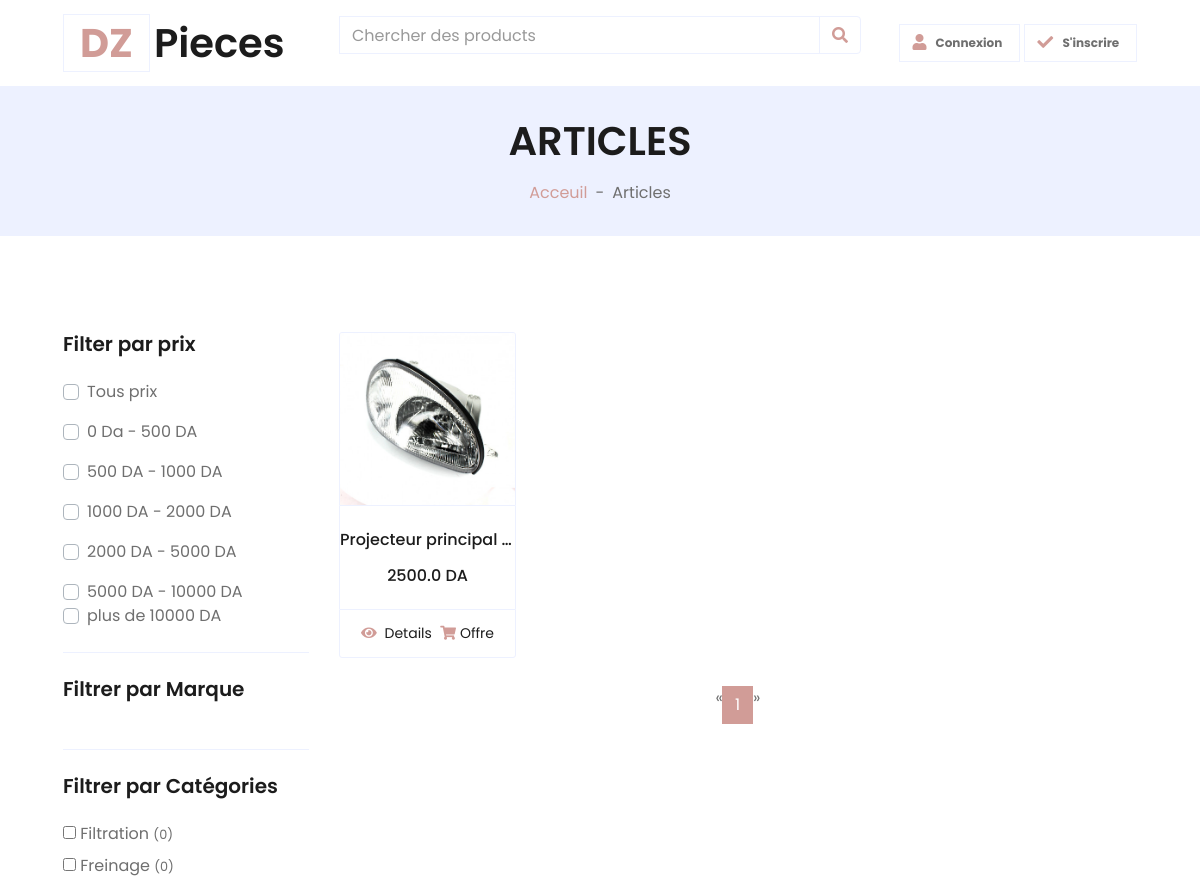
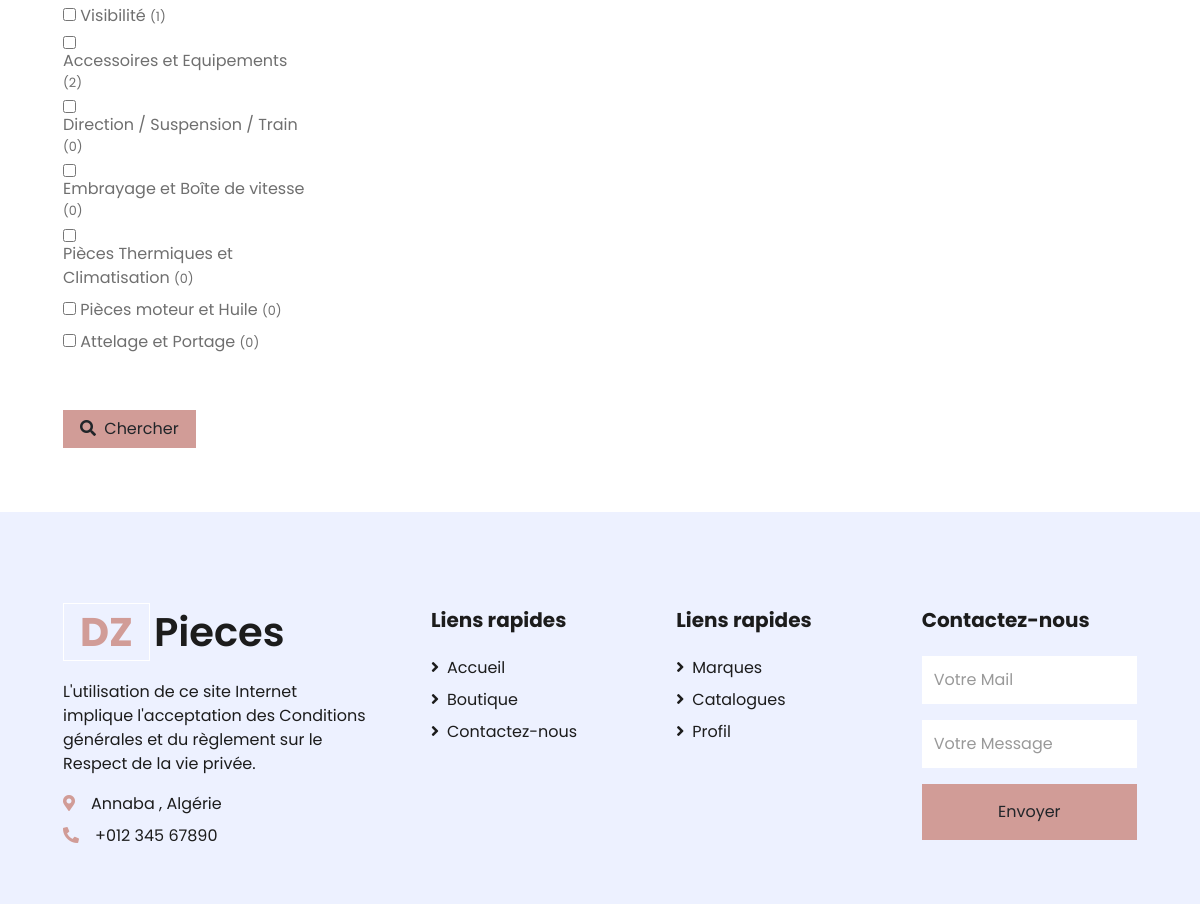
Page /brand/3/ on the committed database (2 pictures, top to bottom).
### Shop/models.py (models this page shows, shortened)
class Catalogue(models.Model):
    title = models.CharField(max_length=200, null=False)
    description = models.CharField(max_length=200)
    image =models.ImageField(null=True, blank=True)
    @property
    def get_total(self):
        mark = Catalogue.objects.get(pk=self.id)
        products = mark.catalog.all()
        total_cata = products.filter(catalog=self.id).count()
        return total_cata

class Product(models.Model):
    by = models.ForeignKey('auth.user', on_delete=models.SET_NULL, null=True, blank=True, )
    name = models.CharField(max_length=200 , null=True)
    catalog = models.ForeignKey(Catalogue,null=True, blank=True,related_name='catalog',on_delete=models.CASCADE)
    brand = models.ForeignKey(Brand,null=True, blank=True,related_name='brand',on_delete=models.CASCADE)
    price = models.FloatField()
    Product_details  = models.CharField(max_length=1000 , null=True)
    Téléphone = models.CharField(max_length=200 , null=True , blank=True)
    Addresse = models.CharField(max_length=200 , null=True , blank=True)
    created_at = models.DateTimeField(auto_now_add=True)
    image =models.ImageField(null=True, blank=True,upload_to='images/')
    @property
    def imageURL (self):
        try:
            url = self.image.url
        except :
            url =''
        return url

### Shop/views.py (the view)
# urls.py: path('brand/<int:brand_id>/', shopitembrand, name='shopitembrand'),
def shopitembrand(request,brand_id):
    mark = Brand.objects.get(pk=brand_id)
    catalogues = Catalogue.objects.all()
    products = mark.brand.all()
    page = request.GET.get('page', 1)
    paginator = Paginator(products, 9)
    try:
        products = paginator.page(page)
    except PageNotAnInteger:
        products = paginator.page(1)
    except EmptyPage:
        products = paginator.page(paginator.num_pages)
    context = { 'catalogues': catalogues, 'products': products}
    return render(request, 'Shop/ShopByCatalogue.html', context)

### Shop/templates/Shop/ShopByCatalogue.html (shortened to what this page needs)
{% extends "Shop/Main.html" %}
{% block content %}
<div class="container-fluid bg-secondary mb-5" xmlns="http://www.w3.org/1999/html">
        <div class="d-flex flex-column align-items-center justify-content-center" style="min-height: 150px">
            <h1 class="font-weight-semi-bold text-uppercase mb-3">Articles</h1>
            <div class="d-inline-flex">
                <p class="m-0"><a href="">Acceuil</a></p>
                <p class="m-0 px-2">-</p>
                <p class="m-0">Articles</p>
            </div>
        </div>
    </div>
    <div class="container-fluid pt-5">
        <div class="row px-xl-5">
            <div class="col-lg-3 col-md-12">
                 <form method="GET" action=".">
                <div class="border-bottom mb-4 pb-4">
                    <h5 class="font-weight-semi-bold mb-4">Filter par prix</h5>
                        <div class="custom-control custom-checkbox d-flex align-items-center justify-content-between mb-3">
                            <label class="custom-control-label" for="price-all">Tous prix</label>
                        </div>
                        <div class="custom-control custom-checkbox d-flex align-items-center justify-content-between mb-3">
                            <label class="custom-control-label"  for="price-1">0 Da - 500 DA</label>
                        </div>
                        <div class="custom-control custom-checkbox d-flex align-items-center justify-content-between mb-3">
                            <label class="custom-control-label" for="price-2">500 DA - 1000 DA</label>
                        </div>
                        <div class="custom-control custom-checkbox d-flex align-items-center justify-content-between mb-3">
                            <label class="custom-control-label" for="price-3">1000 DA - 2000 DA</label>
                        </div>
                        <div class="custom-control custom-checkbox d-flex align-items-center justify-content-between mb-3">
                            <label class="custom-control-label" for="price-4">2000 DA - 5000 DA</label>
                        </div>
                        <div class="custom-control custom-checkbox d-flex align-items-center justify-content-between">
                            <label class="custom-control-label" for="price-5">5000 DA - 10000 DA</label>
                        </div>
                         <div class="custom-control custom-checkbox d-flex align-items-center justify-content-between">
                            <label class="custom-control-label" for="price-5"> plus de 10000 DA</label>
                        </div>
                </div>
                <div class="border-bottom mb-4 pb-4">
                    <h5 class="font-weight-semi-bold mb-4">Filtrer par Marque </h5>
                </div>
                <div class="mb-5">
                    <h5 class="font-weight-semi-bold mb-4">Filtrer par Catégories</h5>
                        {% for cat in catalogues%}
                       <div class="input-checkbox">
								<input type="checkbox" id="{{cat.id}}" name="catalog" value="{{cat.title}}" class="checkbox-filter">
								<label for="{{brand.id}}">
									{{cat.title}}
									<small>({{cat.get_total}})</small>
								</label>
							</div>
                       {% endfor %}
                </div>
                <button  class="btn btn-primary px-3"><i  class="fa fa-search  mr-1"></i> Chercher </button>
                 </form>
            </div>
            <div class="col-lg-9 col-md-12">
                <div class="row pb-3">
                   {% for product in products %}
            <div class="col-lg-3 col-md-6 col-sm-12 pb-1">
                <div class="card product-item border-0 mb-4">
                    <div class="card-header product-img position-relative overflow-hidden bg-transparent border p-0">
                        <img class="img-fluid w-100" src="{{product.imageURL}}" alt="">
                    </div>
                    <div class="card-body border-left border-right text-center p-0 pt-4 pb-3">
                        <h6 class="text-truncate mb-3">{{product.name}}</h6>
                        <div class="d-flex justify-content-center">
                            <h6>{{product.price}} DA</h6>
                        </div>
                    </div>
                    <div class="card-footer d-flex justify-content-between bg-light border">
                        <a href="{% url 'productdetail' product.id %}" class="btn btn-sm text-dark p-0"><i class="fas fa-eye text-primary mr-1"></i>  Details</a>
                        <a href="{% url 'offredetail' product.id %}" class="btn btn-sm text-dark p-0"><i class="fas fa-shopping-cart text-primary mr-1"></i>Offre</a>
                    </div>
                </div>
            </div>
        {% endfor  %}
                    <div class="col-12 pb-1">
                        <nav aria-label="Page navigation">
                            <ul class="pagination justify-content-center mb-3">
                                {% if products.has_previous %}
                                <li class="page-item disabled">
                                    <a class="page-link" href="#" aria-label="Previous">
                                            {% else %}
                                        <span aria-hidden="true">&laquo;</span>
                                {% endif %}
                                {% for i in products.paginator.page_range %}
									  {% if products.number == i %}
                                        <li class="page-item active"><a class="page-link" href="#">{{ i }}</a></li>
									  {% else %}
										<li class="page-item" ><a href="?page={{ i }}">{{ i }}</a></li>
									  {% endif %}
									{% endfor %}
									{% if products.has_next %}
                                 <li class="page-item">
                                    <a class="page-item" href="?page={{ products.next_page_number }}" aria-label="Next">
                                        <span aria-hidden="true">&raquo;</span>
                                        <span class="sr-only">Next</span>
                                    </a>
                                </li>
									  <li><a >&raquo;</a></li>
									{% else %}
									  <li class="disabled"><span>&raquo;</span></li>
									{% endif %}
                            </ul>
                        </nav>
                    </div>
                </div>
            </div>
        </div>
    </div>
{% endblock content %}

### rows in the picture
Catalogue: title "Filtration", get_total "0"
Catalogue: title "Freinage", get_total "0"
Catalogue: title "Visibilité", get_total "1"
Catalogue: title "Accessoires et Equipements", get_total "2"
Catalogue: title "Direction / Suspension / Train", get_total "0"
Catalogue: title "Embrayage et Boîte de vitesse", get_total "0"
Catalogue: title "Pièces Thermiques et Climatisation", get_total "0"
Catalogue: title "Pièces moteur et Huile", get_total "0"
Catalogue: title "Attelage et Portage", get_total "0"
Product: imageURL (picture), name "Projecteur principal…", price "2500.0"

### other values in the picture
{{ i }} "1"
